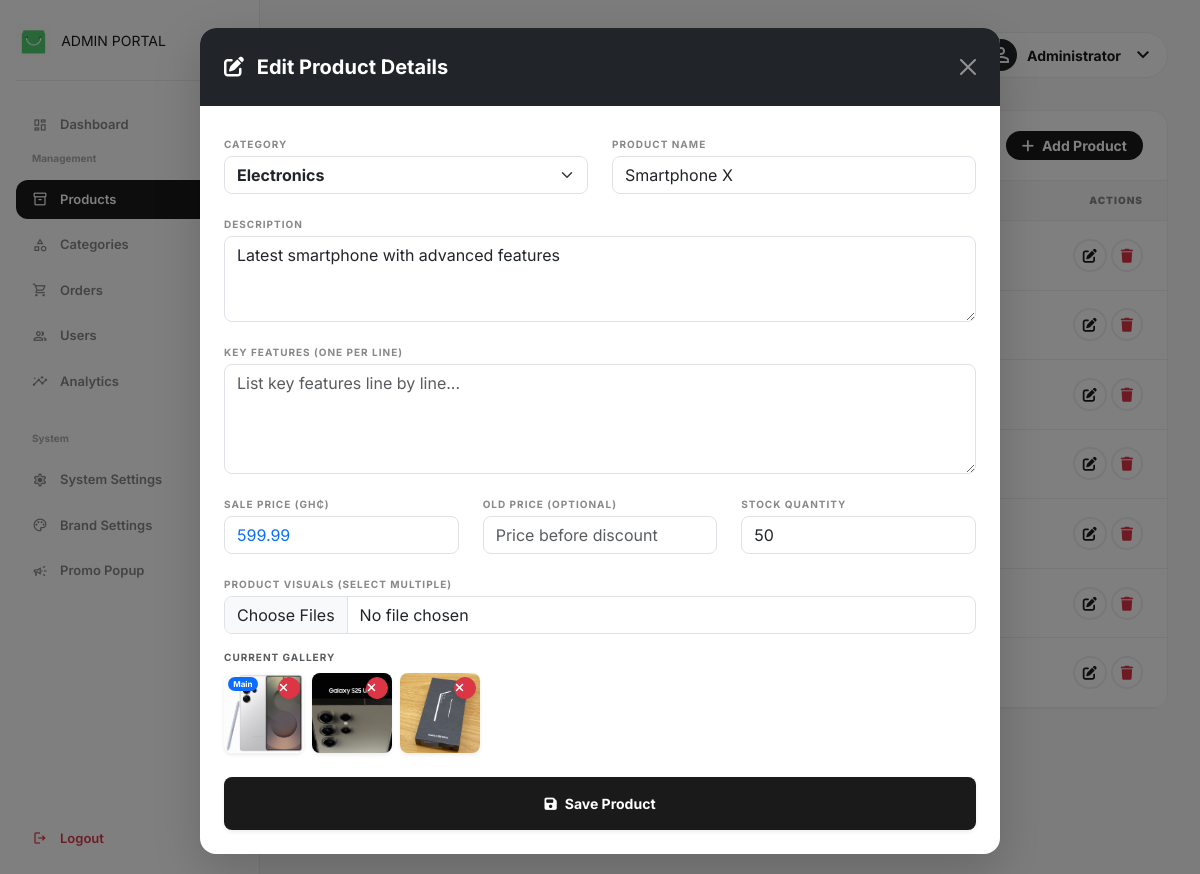
/admin/manage_products.php?action=edit&id=1 (signed in), run on the app's committed database.
### tables this page shows
CREATE TABLE IF NOT EXISTS products (
    product_id INT AUTO_INCREMENT PRIMARY KEY,
    category_id INT NOT NULL,
    subcategory_id INT NULL,
    name VARCHAR(255) NOT NULL,
    description TEXT,
    price DECIMAL(10, 2) NOT NULL,
    stock_quantity INT NOT NULL DEFAULT 0,
    image VARCHAR(255),
    average_rating DECIMAL(3,2) DEFAULT 0.00,
    review_count INT DEFAULT 0,
    view_count INT DEFAULT 0,
    created_at TIMESTAMP DEFAULT CURRENT_TIMESTAMP,
    updated_at TIMESTAMP DEFAULT CURRENT_TIMESTAMP ON UPDATE CURRENT_TIMESTAMP,
    FOREIGN KEY (category_id) REFERENCES categories(category_id) ON DELETE CASCADE,
    FOREIGN KEY (subcategory_id) REFERENCES subcategories(subcategory_id) ON DELETE SET NULL
);

CREATE TABLE IF NOT EXISTS categories (
    category_id INT AUTO_INCREMENT PRIMARY KEY,
    category_name VARCHAR(100) UNIQUE NOT NULL,
    description TEXT,
    created_at TIMESTAMP DEFAULT CURRENT_TIMESTAMP
);

CREATE TABLE `product_images` (
  `image_id` int(11) NOT NULL AUTO_INCREMENT,
  `product_id` int(11) NOT NULL,
  `image_path` varchar(255) NOT NULL,
  `is_primary` tinyint(1) DEFAULT 0,
  `display_order` int(11) DEFAULT 0,
  `created_at` timestamp NOT NULL DEFAULT current_timestamp(),
  PRIMARY KEY (`image_id`),
  KEY `product_id` (`product_id`),
  CONSTRAINT `product_images_ibfk_1` FOREIGN KEY (`product_id`) REFERENCES `products` (`product_id`) ON DELETE CASCADE
);

### admin/includes/product_images.php (called while the page is built, shortened)
<?php
class ProductImages {
    private $pdo;
    public function __construct($pdo) {
        $this->pdo = $pdo;
        $this->uploadDir = realpath(__DIR__ . '/../../assets/images/products');
    }
    public function getProductImages($productId) {
        $stmt = $this->pdo->prepare(
            "SELECT * FROM product_images
             WHERE product_id = ?
             ORDER BY is_primary DESC, image_id ASC"
        );
        $stmt->execute([$productId]);
        return $stmt->fetchAll(PDO::FETCH_ASSOC);
    }
}

### admin/manage_products.php (the view, shortened to what this page needs)
<?php
require_once '../includes/db.php';
require_once 'includes/product_images.php';
$productImages = new ProductImages($pdo);
$categories = [];
try {
    $stmt = $pdo->query('SELECT category_id, category_name FROM categories ORDER BY category_name');
    $categories = $stmt->fetchAll();
} catch (PDOException $e) {
    error_log('Fetch categories for products error: ' . $e->getMessage());
}
$action = $_POST['action'] ?? $_GET['action'] ?? '';
$edit = null;
if ($action === 'edit' && isset($_GET['id'])) {
    $id = (int)$_GET['id'];
    try {
        $stmt = $pdo->prepare('SELECT * FROM products WHERE product_id = ?');
        $stmt->execute([$id]);
        $edit = $stmt->fetch();
    } catch (PDOException $e) {
        error_log('Fetch product error: ' . $e->getMessage());
    }
}
$products = [];
try {
    $stmt = $pdo->query('SELECT p.*, c.category_name FROM products p JOIN categories c ON c.category_id = p.category_id ORDER BY p.created_at DESC');
    $products = $stmt->fetchAll();
} catch (PDOException $e) {
    error_log('Fetch products error: ' . $e->getMessage());
}
?>
<?php
include 'includes/header-new.php';
?>
<div class="row">
    <div class="col-12">
        <div class="admin-card animate-up">
            <div class="admin-card-header d-flex justify-content-between align-items-center">
                <h5 class="admin-card-title mb-0">Product Inventory <span class="badge bg-light text-dark ms-2 rounded-pill"><?php echo count($products); ?></span></h5>
                <button type="button" class="btn-premium py-1 px-3 small" data-bs-toggle="modal" data-bs-target="#productModal">
                    <i class="fas fa-plus me-2"></i>Add Product
                </button>
            </div>
            <div class="table-responsive">
                <table class="table align-middle">
                    <thead>
                        <tr>
                            <th>Image</th>
                            <th>Product Info</th>
                            <th>Category</th>
                            <th>Price</th>
                            <th>Stock</th>
                            <th class="text-end">Actions</th>
                        </tr>
                    </thead>
                    <tbody>
                        <?php foreach ($products as $p): ?>
                        <tr>
                            <td style="width: 50px;">
                            </td>
                            <td>
                                <div class="fw-black text-[13px]"><?php echo htmlspecialchars($p['name']); ?></div>
                                <div class="small text-muted fw-bold uppercase tracking-widest text-[9px] mt-0.5">ID: #<?php echo $p['product_id']; ?></div>
                            </td>
                            <td>
                                <span class="badge bg-light text-dark border rounded-pill px-2 py-1 small"><?php echo htmlspecialchars($p['category_name']); ?></span>
                            </td>
                            <td class="fw-black">
                            </td>
                            <td>
                                <span class="badge rounded-pill px-2 py-1 bg-<?php echo $p['stock_quantity']>10?'success':($p['stock_quantity']>0?'warning':'danger'); ?>-subtle text-<?php echo $p['stock_quantity']>10?'success':($p['stock_quantity']>0?'warning':'danger'); ?> fw-bold small">
                                </span>
                            </td>
                            <td class="text-end">
                                <div class="d-flex justify-content-end gap-1">
                                    <a class="btn-premium-outline px-2 py-1 text-decoration-none text-[12px]" href="manage_products.php?action=edit&id=<?php echo $p['product_id']; ?>">
                                        <i class="fas fa-edit"></i>
                                    </a>
                                    <form method="POST" action="" class="d-inline" onsubmit="return confirmAction(event, 'Delete this product?');">
                                        <button class="btn-premium-outline px-2 py-1 text-danger border-danger/20 text-[12px]" type="submit">
                                            <i class="fas fa-trash"></i>
                                        </button>
                                    </form>
                                </div>
                            </td>
                        </tr>
                        <?php endforeach; ?>
                    </tbody>
                </table>
            </div>
        </div>
    </div>
</div>
<div class="modal fade" id="productModal" tabindex="-1" aria-hidden="true">
    <div class="modal-dialog modal-lg modal-dialog-centered">
        <div class="modal-content border-0 shadow-lg rounded-4 overflow-hidden">
            <div class="modal-header border-0 bg-dark text-white p-4">
                <h5 class="modal-title fw-bold">
                    <i class="fas <?php echo $edit ? 'fa-edit' : 'fa-box-open'; ?> me-2"></i>
                    <?php echo $edit ? 'Edit Product Details' : 'Add New Inventory Item'; ?>
                </h5>
                <button type="button" class="btn-close btn-close-white" data-bs-dismiss="modal" aria-label="Close"></button>
            </div>
            <div class="modal-body p-4">
                <form method="POST" action="" enctype="multipart/form-data">
                    <div class="row">
                        <div class="col-md-6 mb-3">
                            <label class="stat-label small mb-1 uppercase tracking-wider fw-bold">Category</label>
                            <select class="form-select rounded-3 fw-bold" name="category_id" required>
                                <?php foreach ($categories as $c): ?>
                                    <option value="<?php echo $c['category_id']; ?>" <?php echo ($edit && $edit['category_id']==$c['category_id'])?'selected':''; ?>>
                                        <?php echo htmlspecialchars($c['category_name']); ?>
                                    </option>
                                <?php endforeach; ?>
                            </select>
                        </div>
                        <div class="col-md-6 mb-3">
                            <label class="stat-label small mb-1 uppercase tracking-wider fw-bold">Product Name</label>
                            <input type="text" class="form-control rounded-3" name="name" value="<?php echo htmlspecialchars($edit['name'] ?? ''); ?>" required placeholder="Enter product title">
                        </div>
                    </div>
                    <div class="mb-3">
                        <label class="stat-label small mb-1 uppercase tracking-wider fw-bold">Description</label>
                        <textarea class="form-control rounded-3" name="description" rows="3" placeholder="Detailed product description..."><?php echo htmlspecialchars($edit['description'] ?? ''); ?></textarea>
                    </div>
                    <div class="mb-3">
                        <label class="stat-label small mb-1 uppercase tracking-wider fw-bold">Key Features (One per line)</label>
                        <textarea class="form-control rounded-3" name="features" rows="4" placeholder="List key features line by line..."><?php echo htmlspecialchars($edit['features'] ?? ''); ?></textarea>
                    </div>
                    <div class="row">
                        <div class="col-md-4 mb-3">
                            <label class="stat-label small mb-1 uppercase tracking-wider fw-bold">Sale Price (GH₵)</label>
                            <input type="number" step="0.01" min="0" class="form-control rounded-3 fw-black text-primary" name="price" value="<?php echo htmlspecialchars($edit['price'] ?? ''); ?>" required>
                        </div>
                        <div class="col-md-4 mb-3">
                            <label class="stat-label small mb-1 uppercase tracking-wider fw-bold">Old Price (Optional)</label>
                            <input type="number" step="0.01" min="0" class="form-control rounded-3" name="original_price" value="<?php echo htmlspecialchars($edit['original_price'] ?? ''); ?>" placeholder="Price before discount">
                        </div>
                        <div class="col-md-4 mb-3">
                            <label class="stat-label small mb-1 uppercase tracking-wider fw-bold">Stock Quantity</label>
                            <input type="number" min="0" class="form-control rounded-3" name="stock_quantity" value="<?php echo htmlspecialchars($edit['stock_quantity'] ?? ''); ?>" required>
                        </div>
                    </div>
                    <div class="mb-3">
                        <label class="stat-label small mb-1 uppercase tracking-wider fw-bold">Product Visuals (Select Multiple)</label>
                        <input type="file" class="form-control rounded-3" name="images[]" accept="image/*" multiple <?php echo !$edit ? 'required' : ''; ?>>
                        <?php if ($edit):
                            $currentImages = $productImages->getProductImages($edit['product_id']);
                            if (!empty($currentImages)): ?>
                            <div class="mt-3">
                                <label class="stat-label small mb-2 uppercase tracking-wider fw-bold d-block text-muted">Current Gallery</label>
                                <div class="d-flex flex-wrap gap-2">
                                    <?php foreach ($currentImages as $img): ?>
                                        <div class="position-relative group">
                                            <img src="../assets/images/<?php echo htmlspecialchars($img['image_path']); ?>"
                                                 class="rounded-3 shadow-sm <?php echo $img['is_primary'] ? 'border-primary border-2' : ''; ?>"
                                                 style="width: 80px; height: 80px; object-fit: cover;">
                                            <?php if ($img['is_primary']): ?>
                                                <span class="badge bg-primary position-absolute top-0 start-0 m-1 rounded-pill" style="font-size: 8px;">Main</span>
                                            <?php endif; ?>
                                            <button type="button"
                                                    onclick="deleteProductImage(<?php echo $img['image_id']; ?>, <?php echo $edit['product_id']; ?>)"
                                                    class="btn btn-danger btn-sm rounded-circle p-0 d-flex align-items-center justify-center shadow-sm position-absolute top-0 end-0 m-1"
                                                    style="width: 22px; height: 22px; font-size: 12px; z-index: 20;"
                                                    title="Delete Image">
                                                <i class="fas fa-times"></i>
                                            </button>
                                        </div>
                                    <?php endforeach; ?>
                                </div>
                            </div>
                        <?php endif; endif; ?>
                    </div>
                    <div class="mt-4">
                        <button class="btn-premium w-100 py-3 rounded-3 shadow-sm" type="submit">
                            <i class="fas fa-save me-2"></i><?php echo $edit ? 'Save Product' : 'Deploy to Catalog'; ?>
                        </button>
                    </div>
                </form>
            </div>
        </div>
    </div>
</div>
<?php include 'includes/footer-new.php'; ?>

### assets/css/admin-new.css (style rules this page uses)
:root { --primary: #1A1A1A; --secondary: #888888; --bg-light: #F9F9F9; --border-color: #EEEEEE; --accent: #F9F9F9; --font-main: 'Inter', sans-serif; }
body { background-color: var(--bg-light); font-family: var(--font-main); color: var(--primary); overflow-x: hidden; }
.stat-label { font-size: 10px; font-weight: 900; text-transform: uppercase; letter-spacing: 0.1em; color: var(--secondary); margin-bottom: 6px; }
.admin-card { background: #FFFFFF; border-radius: 1rem; border: 1px solid var(--border-color); overflow: hidden; }
.admin-card-header { padding: 1.25rem 1.5rem; border-bottom: 1px solid var(--border-color); display: flex; justify-content: space-between; align-items: center; }
.admin-card-title { font-size: 16px; font-weight: 800; letter-spacing: -0.02em; }
.table { margin-bottom: 0; }
.table thead th { background: var(--bg-light); border-bottom: 1px solid var(--border-color); padding: 0.75rem 1.5rem; font-size: 10px; font-weight: 900; text-transform: uppercase; letter-spacing: 0.1em; color: var(--secondary); }
.table tbody td { padding: 1rem 1.5rem; font-size: 13px; font-weight: 500; border-bottom: 1px solid var(--border-color); }
.btn-premium { background: var(--primary); color: #FFFFFF; border-radius: 100px; padding: 10px 24px; font-weight: 700; font-size: 14px; border: none; transition: all 0.2s ease; }
.btn-premium-outline { background: transparent; border: 2px solid var(--border-color); color: var(--primary); border-radius: 100px; padding: 8px 24px; font-weight: 700; font-size: 14px; transition: all 0.2s ease; }
.animate-up { animation: slideUpFade 0.6s cubic-bezier(0.4, 0, 0.2, 1) forwards; }

### data on the page
products: category_id "Electronics", name "Smartphone X", description "Latest smartphone with advanced features", price "599.99", stock_quantity "50"
product_images: image_path (picture), is_primary "Main"
product_images: image_path (picture)
product_images: image_path (picture)

### other printed values
$_SESSION['user_name'] "Administrator"
